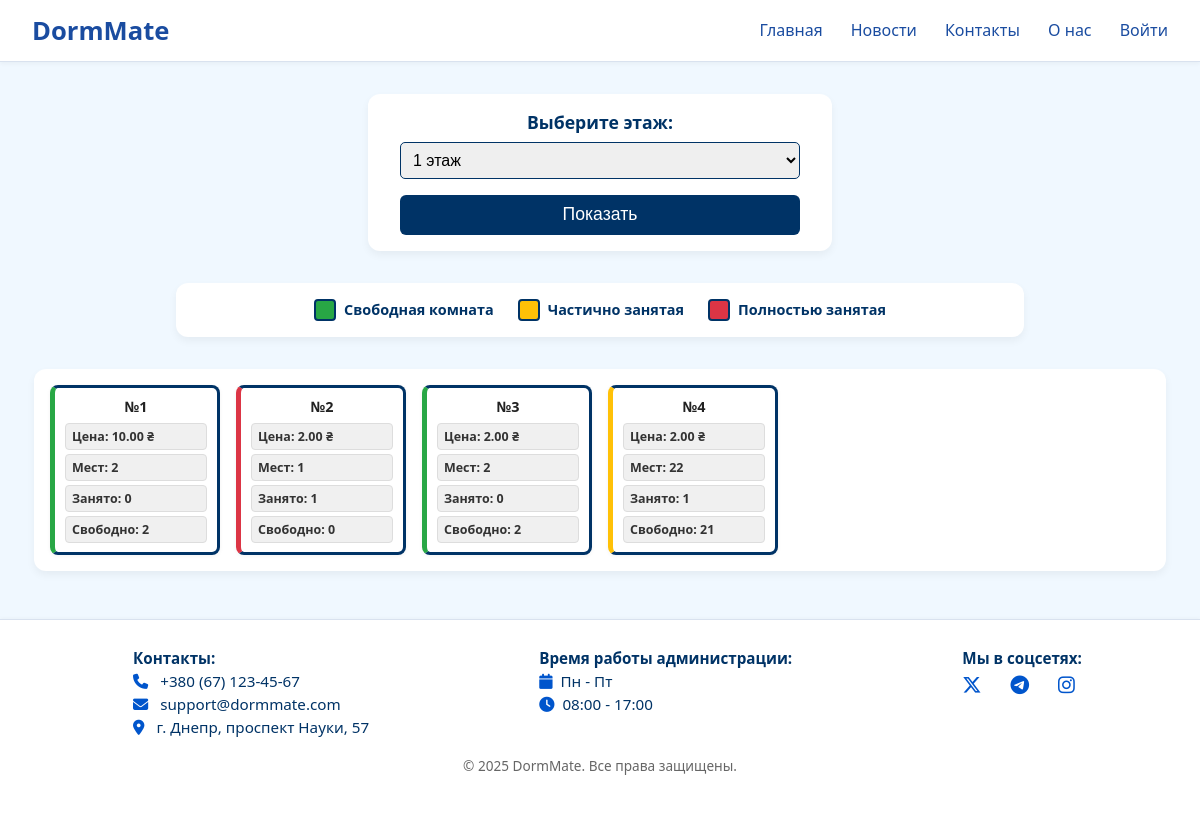
The app's page /rooms/, older data.
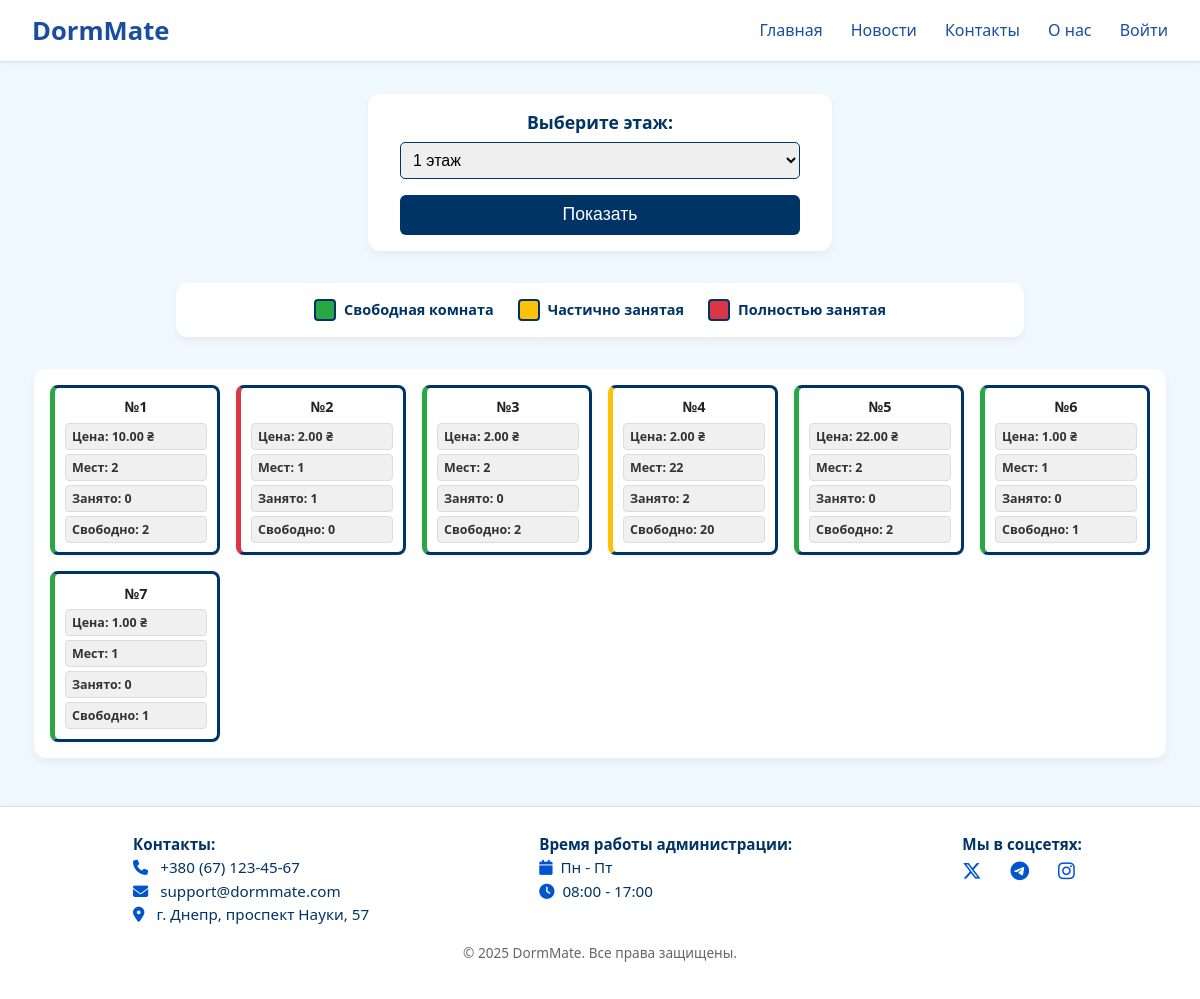
The same page, newer data.
### rooms/models.py (models this page shows, shortened)
class Room(models.Model):
    number = models.CharField(max_length=10)
    floor = models.IntegerField()
    price = models.DecimalField(max_digits=8, decimal_places=2)
    capacity = models.IntegerField()
    about = models.TextField(default="Звичайна кімната")
    image = models.ImageField(upload_to='room_images/', default='room_images/default.jpg')
    residents = models.ManyToManyField(
        settings.AUTH_USER_MODEL,
        blank=True,
        related_name='shared_rooms'
    )
    def occupancy_status(self):
        count = self.residents.count()
        if count >= self.capacity:
            return "full"
        elif count == 0:
            return "empty"
        else:
            return "partial"
    def occupied_slots(self):
        return self.residents.count()
    def free_slots(self):
        return self.capacity - self.residents.count()

### rooms/views.py (the view, shortened to what this page needs)
# urls.py: path("rooms/", views.floor_selector_view, name="floor-selector"),
def floor_selector_view(request):
    floors = Room.objects.values_list('floor', flat=True).distinct().order_by('floor')
    selected_floor = request.GET.get('floor') or floors[0]
    rooms = Room.objects.filter(floor=selected_floor).order_by('number')
    return render(request, 'index.html', {
        'floors': floors,
        'rooms': rooms,
        'selected_floor': selected_floor,
        'has_rooms': True,
    })

### rooms/templates/index.html (shortened to what this page needs)
{% extends "base.html" %}
{% load static %}
{% block css_files %}
<link rel="stylesheet" href="{% static "rooms/base.css" %}">
{% endblock css_files %}
{% block content %}
{% if has_rooms %}
<div class="floor-selector-container">
    <form method="GET" action="{% url 'floor-selector' %}" class="floor-form">
        <label for="floor" class="floor-label">Выберите этаж:</label>
        <select name="floor" id="floor" class="floor-select">
            {% for floor in floors %}
                <option value="{{ floor }}" {% if floor == selected_floor %}selected{% endif %}>
                    {{ floor }} этаж
                </option>
            {% endfor %}
        </select>
        <button type="submit" class="floor-submit-btn">Показать</button>
    </form>
</div>
<div class="legend-container">
  <div class="legend-item">
    <div class="legend-color-box legend-empty"></div> Свободная комната
  </div>
  <div class="legend-item">
    <div class="legend-color-box legend-partial"></div> Частично занятая
  </div>
  <div class="legend-item">
    <div class="legend-color-box legend-full"></div> Полностью занятая
  </div>
</div>
<div class="room-tiles-container">
    <div class="room-plan-grid">
        {% for room in rooms %}
            <a href="{% url 'room-detail' room.number %}" class="room-tile room-{{ room.occupancy_status }}">
                <div class="tile-header">
                    №{{ room.number }}
                </div>
                <div class="tile-body">
                    <div class="tile-item"><strong>Цена:</strong> {{ room.price }} ₴</div>
                    <div class="tile-item"><strong>Мест:</strong> {{ room.capacity }}</div>
                    <div class="tile-item"><strong>Занято:</strong> {{ room.occupied_slots }}</div>
                    <div class="tile-item"><strong>Свободно:</strong> {{ room.free_slots }}</div>
                </div>
            </a>
        {% endfor %}
    </div>
</div>
{% else %}
<div class="rooms-list-container">
    <p class="no-rooms-msg">Ни одной комнаты не обнаружено.</p>
</div>
{% endif %}
{% endblock content %}

### rooms/templates/base.html (shortened to what this page needs)
{% load static %}
<!DOCTYPE html>
<html lang="en">
<head>
    <link rel="stylesheet" href="{% static 'rooms/base.css' %}">
    <link rel="stylesheet" href="https://cdnjs.cloudflare.com/ajax/libs/font-awesome/6.5.0/css/all.min.css">
    {% block css_files %}{% endblock css_files %}
</head>
<body>
    <div class="main-wrapper">
        <nav class="navbar">
            <div class="navbar-container">
                <div class="logo"><a href="{% url 'floor-selector' %}" class="logo">DormMate</a></div>
                <div class="nav-links">
                    <a href="{% url 'floor-selector' %}">Главная</a>
                    <a href="{% url 'floor-selector' %}">Новости</a>
                    <a href="{% url 'floor-selector' %}">Контакты</a>
                    <a href="{% url 'floor-selector' %}">О нас</a>
                    {% if user.is_authenticated %}
                        <a href="{% url 'account' %}">Личный кабинет – {{ user.username }}</a>
                    {% else %}
                        <a href="{% url 'login' %}">Войти</a>
                    {% endif %}
                </div>
            </div>
        </nav>
        <div class="main-content">
            {% block content %}{% endblock content %}
        </div>
        <footer class="site-footer">
            <div class="footer-container">
                <div class="footer-contact">
                    <p><strong>Контакты:</strong></p>
                    <p><i class="fas fa-phone"></i> +380 (67) 123-45-67</p>
                    <p><i class="fas fa-envelope"></i> support@dormmate.com</p>
                    <p><i class="fas fa-map-marker-alt"></i> г. Днепр, проспект Науки, 57</p>
                </div>
                 <div class="footer-contact">
                    <p><strong>Время работы администрации:</strong></p>
                    <p><i class="fas fa-calendar"></i>Пн - Пт</p>
                    <p><i class="fas fa-clock"></i>08:00 - 17:00</p>
                </div>
                <div class="footer-social">
                    <p><strong>Мы в соцсетях:</strong></p>
                    <a href="https://twitter.com" target="_blank" class="social-link">
                        <i class="fab fa-x-twitter"></i>
                    </a>
                    <a href="https://t.me" target="_blank" class="social-link">
                        <i class="fab fa-telegram-plane"></i>
                    </a>
                    <a href="https://instagram.com" target="_blank" class="social-link">
                        <i class="fab fa-instagram"></i>
                    </a>
                </div>
            </div>
            <div class="footer-bottom">
                <p>&copy; 2025 DormMate. Все права защищены.</p>
            </div>
        </footer>
    </div>
</body>
</html>

Row changes from the older to the newer data that the page shows:
computed for Room (number 4 of 7 on the later page): occupied_slots "1" → "2"; free_slots "21" → "20"
added Room: number "5", price "22.00", capacity "2", occupied_slots "0", free_slots "2"
added Room: number "6", price "1.00", capacity "1", occupied_slots "0", free_slots "1"
added Room: number "7", price "1.00", capacity "1", occupied_slots "0", free_slots "1"
